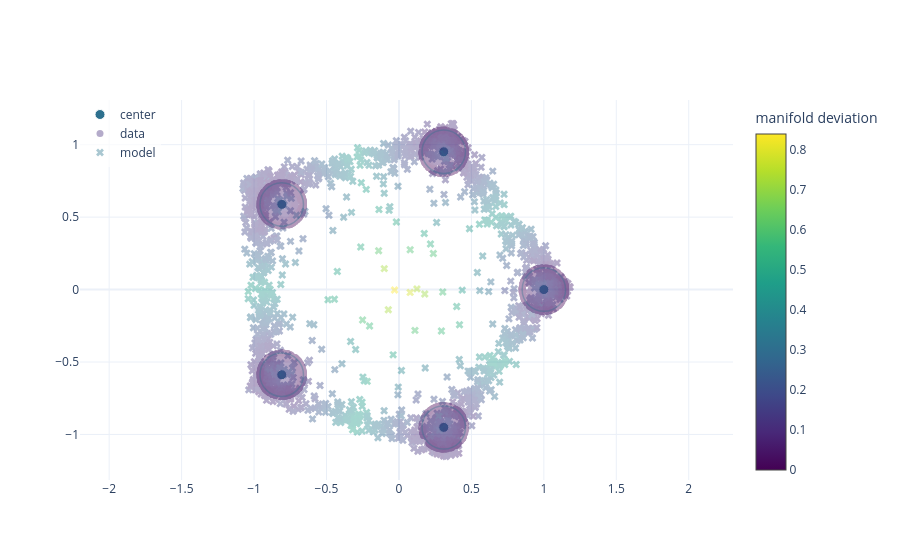

Notebook cell for this chart:
### Code cell
plot_training_curves(results["history"])

results["data_config"].dataset_config.visualize(
    points_by_class={
        "data": results["snapshot"]["x_true_hd"],
        "model": results["snapshot"]["x_gen_hd"],
    },
).show(config={"scrollZoom": True})

### Figure 1 — Plotly figure (JSON) as saved in the notebook; plotly's stock layout.template omitted (floating-point values rounded to 4 significant figures; data arrays with more than 128 entries replaced by an {"elided": "..."} marker saying what was removed)
{"data": [{"hoverinfo": "skip", "marker": {"color": "#2D708E", "line": {"color": "#FFFFFF", "width": 1}, "size": 10}, "mode": "markers", "name": "center", "showlegend": true, "type": "scatter", "x": [1, 0.309, -0.809, -0.809, 0.309], "y": [0, 0.9511, 0.5878, -0.5878, -0.9511]}, {"customdata": {"elided": "2048x1 float values"}, "hovertemplate": "class=data<br>x=%{x:.3f}<br>y=%{y:.3f}<br>manifold deviation=%{customdata[0]:.3f}<extra></extra>", "marker": {"cmax": 0.8395, "cmin": 0, "color": {"elided": "2048 float values"}, "colorbar": {"title": {"text": "manifold deviation"}}, "colorscale": [[0, "#440154"], [0.1111, "#482878"], [0.2222, "#3e4989"], [0.3333, "#31688e"], [0.4444, "#26828e"], [0.5556, "#1f9e89"], [0.6667, "#35b779"], [0.7778, "#6ece58"], [0.8889, "#b5de2b"], [1, "#fde725"]], "line": {"width": 0}, "showscale": true, "size": 7, "symbol": "circle"}, "mode": "markers", "name": "data", "opacity": 0.4, "showlegend": true, "type": "scatter", "x": {"elided": "2048 float values"}, "y": {"elided": "2048 float values"}}, {"customdata": {"elided": "2048x1 float values"}, "hovertemplate": "class=model<br>x=%{x:.3f}<br>y=%{y:.3f}<br>manifold deviation=%{customdata[0]:.3f}<extra></extra>", "marker": {"cmax": 0.8395, "cmin": 0, "color": {"elided": "2048 float values"}, "colorbar": {"title": {"text": "manifold deviation"}}, "colorscale": [[0, "#440154"], [0.1111, "#482878"], [0.2222, "#3e4989"], [0.3333, "#31688e"], [0.4444, "#26828e"], [0.5556, "#1f9e89"], [0.6667, "#35b779"], [0.7778, "#6ece58"], [0.8889, "#b5de2b"], [1, "#fde725"]], "line": {"width": 0}, "showscale": false, "size": 7, "symbol": "x"}, "mode": "markers", "name": "model", "opacity": 0.4, "showlegend": true, "type": "scatter", "x": {"elided": "2048 float values"}, "y": {"elided": "2048 float values"}}], "layout": {"dragmode": "pan", "legend": {"bgcolor": "rgba(255, 255, 255, 0.7)", "x": 0, "xanchor": "left", "y": 1, "yanchor": "top"}, "shapes": [{"line": {"color": "rgba(45, 111, 142, 0.35)", "width": 1.5}, "type": "circle", "x0": 0.85, "x1": 1.15, "xref": "x", "y0": -0.15, "y1": 0.15, "yref": "y"}, {"line": {"color": "rgba(45, 111, 142, 0.35)", "width": 1.5}, "type": "circle", "x0": 0.159, "x1": 0.459, "xref": "x", "y0": 0.8011, "y1": 1.101, "yref": "y"}, {"line": {"color": "rgba(45, 111, 142, 0.35)", "width": 1.5}, "type": "circle", "x0": -0.959, "x1": -0.659, "xref": "x", "y0": 0.4378, "y1": 0.7378, "yref": "y"}, {"line": {"color": "rgba(45, 111, 142, 0.35)", "width": 1.5}, "type": "circle", "x0": -0.959, "x1": -0.659, "xref": "x", "y0": -0.7378, "y1": -0.4378, "yref": "y"}, {"line": {"color": "rgba(45, 111, 142, 0.35)", "width": 1.5}, "type": "circle", "x0": 0.159, "x1": 0.459, "xref": "x", "y0": -1.101, "y1": -0.8011, "yref": "y"}], "title": {}, "xaxis": {"title": {"text": ""}}, "yaxis": {"scaleanchor": "x", "title": {"text": ""}}}}
